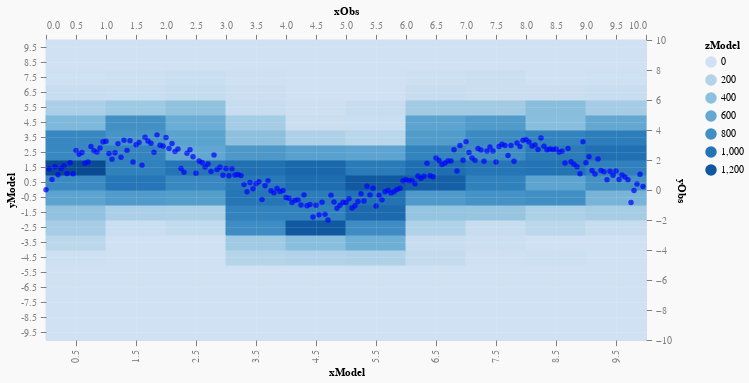

Write notebook code for a chart like this one.
### Markdown cell above
The posterior predictive distribution, shown with a blue histogram, neatly follows the provided blue scatter points.
We have thus successfully fitted a line with a neural network using Bayesian inference!
But, where are the shifted and scaled steps that we saw so neatly before?
And why is the predictive distribution more widely spread than the data distribution?
Before we answer these questions, lets look at a more telling example, a sinus:

### Code cell
nsamples = 200
noise <- sampleIOfixed $ replicateM nsamples $ normal 0.0 0.5
observations = take nsamples [Data x (2 * sin x + 1 + n) | (x, n) <- zip [0, (10 / nsamples) ..] noise]

nnodes = 3
mkSampler = prior . mh 60000
predicted <- sampleIOfixed $ mkSampler $ predDist $ postNN (priorNN nnodes) observations

hist = histo2D (0, 10, 10) (-10, 20, 10) ((\(nn, d) -> (xValue d, yValue d)) <$> predicted)
cents = Vec.toList $ DH.binsCenters $ DH.bins hist
val = Vec.toList $ DH.histData hist
vlShow $
  plot
    (600, 300)
    (L [imagePlot "xModel" "yModel" "zModel", scatterBlue "xObs" "yObs" (0, 10) (-10, 10)])
    ( Cols
        [ ("xModel", VL.Numbers (fst <$> cents)),
          ("yModel", VL.Numbers (snd <$> cents)),
          ("zModel", VL.Numbers val),
          ("xObs", VL.Numbers (xValue <$> observations)),
          ("yObs", VL.Numbers (yValue <$> observations))
        ]
    )

### Figure 1 — Vega-Lite specification as saved in the notebook (floating-point values rounded to 4 significant figures; data arrays with more than 128 entries replaced by an {"elided": "..."} marker saying what was removed)
{"$schema": "https://vega.github.io/schema/vega-lite/v3.json", "background": "#f9f9f9", "config": {"axis": {"domain": false, "grid": true, "gridColor": "#FFFFFF", "labelColor": "#7F7F7F", "labelPadding": 4, "tickColor": "#7F7F7F", "tickSize": 5.67}}, "data": {"values": {"elided": "200 records"}}, "description": "Plot", "height": 300, "layer": [{"encoding": {"fill": {"field": "zModel", "scale": {"scheme": {"extent": [0, 1], "name": "blues"}}, "type": "quantitative"}, "stroke": {"field": "zModel", "legend": {"type": "gradient"}, "scale": {"scheme": {"extent": [0, 1], "name": "blues"}}, "type": "quantitative"}, "x": {"axis": {"gridOpacity": 0.1}, "field": "xModel", "type": "nominal"}, "y": {"axis": {"gridOpacity": 0.1}, "field": "yModel", "sort": "descending", "type": "nominal"}}, "mark": "rect"}, {"encoding": {"x": {"field": "xObs", "scale": {"domain": [0, 10]}, "type": "quantitative"}, "y": {"field": "yObs", "scale": {"domain": [-10, 10]}, "type": "quantitative"}}, "mark": {"color": "blue", "type": "circle"}}], "width": 600}
